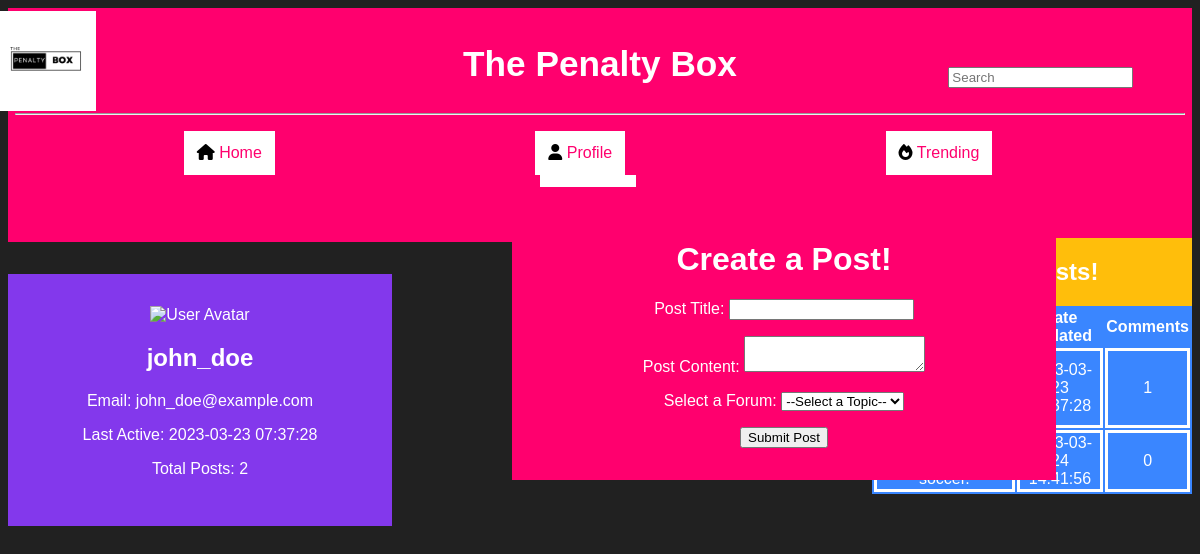
The app's page /profile.php (signed in) with its own data.
### tables this page shows
CREATE TABLE `users` (
  `user_id` bigint(20) UNSIGNED NOT NULL,
  `username` varchar(50) NOT NULL,
  `email` varchar(50) NOT NULL,
  `password` varchar(255) NOT NULL,
  `updated_at` timestamp NOT NULL DEFAULT current_timestamp(),
  `is_admin` tinyint(1) DEFAULT 0
);

CREATE TABLE `posts` (
  `post_id` bigint(20) UNSIGNED NOT NULL,
  `topic_id` int(11) NOT NULL,
  `user_id` int(11) NOT NULL,
  `body` text NOT NULL,
  `updated_at` timestamp NOT NULL DEFAULT current_timestamp()
);

### profile.php (the view, shortened to what this page needs)
<?php
include 'config.php';
if(isset($_SESSION['user'])&& isset($_SESSION['$uid'])) {
  $user = $_SESSION['user'];
}else{
  $user = null;
  $uid = null;
}
?>
<!DOCTYPE html>
<html lang="en">
<head>
    <link rel="stylesheet" href="./css/styles.css">
</head>
<body>
    <header>
        <nav class = "navbar">
            <h1>The Penalty Box</h1>
            <img class = "logo" src = "Penalty.png" width="100em" height="100em">
             <form action="search.php" method="GET">
            <input type="text" name = "search" placeholder="Search">
          </form>
            <hr>
            <ul>
                <li><i class="fa-solid fa-house"></i><a href = "index.php"> Home</a></li>
                <li><i class="fa-solid fa-user"></i><a href = "profile.php"> Profile</a></li>
                <li><i class="fa-solid fa-fire"></i><a href = "trending.php"> Trending</a></li>
                <?php
                  if($user == '' || $user == null){
                    echo " <li><i class='fa-solid fa-right-to-bracket'></i><a href = 'login.html'> Login</a></li>";
                  }else{
                    echo " <li><i class='fa-solid fa-right-to-bracket'></i><a href = 'logout.php'> Logout</a></li>";
                  }
                ?>
            </ul>
        </nav>
    </header>
    <div class="profile-overview">
        <?php
        $sql = "SELECT U.user_id, U.email, U.updated_at, COUNT(P.post_id) as numPost FROM users U JOIN posts P ON U.user_id = P.user_id WHERE U.user_id = ".$_SESSION['$uid'].";";
        $res = $pdo->query($sql);
        while($row = $res->fetch()){
        $updated = $row['updated_at'];
        $numPost = $row['numPost'];
        }
        ?>
        <img src="user-avatar.jpg" alt="User Avatar">
        <h2><?php echo $_SESSION['user'] ?></h2>
        <p>Email: <?php echo $_SESSION['email'] ?> </p>
        <p>Last Active: <?php echo $updated ?></p>
        <p>Total Posts: <?php echo $numPost ?></p>
    </div>
    <div class = "proContain">
        <table class="recent-posts">
            <h2>Your Posts!</h2>
            <thead>
              <tr>
                <th>Post Title</th>
                <th>Date Updated</th>
                <th>Comments</th>
              </tr>
            </thead>
            <tbody>
        <?php
            $sql = "SELECT U.user_id, P.body, P.updated_at, P.post_id FROM users U JOIN posts P ON  P.user_id = U.user_id  WHERE U.user_id = ".$_SESSION['$uid'].";";
            $res = $pdo->query($sql);
            while($row = $res->fetch()){
                $sql3 = "SELECT COUNT(comment_id) as comment_id1 FROM comments WHERE post_id =".$row['post_id'].";";
                $res2 = $pdo->query($sql3);
                while ($row2 = $res2->fetch()){
                    $numcom = $row2['comment_id1'];
                }
                echo "<tr>";
                echo    "<td><a href='#'>".$row['body']."</a></td>";
                echo    "<td>".$row['updated_at']."</td>";
                echo    "<td><a href='#'>".$numcom."</a></td>";
                echo "</tr>";
            }
        ?>
            </tbody>
        </table>
        </div>
    <div class = "create-post">
        <h1>Create a Post!</h1>
        <form action="Create_Post.php" method="get">
            <p>
            <label for="post_title">Post Title:</label>
            <input type="text" id="post_title" name="post_title" required>
            </p>
            <label for="post_content">Post Content:</label>
            <textarea id="post_content" name="post_content" required></textarea>
            <p>
            <label for="post_forum">Select a Forum:</label>
            <select id="post_forum" name="post_forum" required>
              <option value="">--Select a Topic--</option>
            </select>
            </p>
            <button type="submit">Submit Post</button>
          </form>
    </div>
</body>
</html>

### css/styles.css (style rules this page uses)
body { background-image: url('bg.jpg'); background-color: #212121 ; font-family: Arial, Helvetica, sans-serif; }
i { color: black; }
.logo { position: absolute; top: .7em; right : 92% }
.navbar { background-color:#ff006e ; color: white; text-align: center; padding: 7px; }
header h1 { font-size: 2.2em; }
header input { position : absolute; top: 5em; right: 5em; }
.navbar li { display: inline-block; background-color: white; margin-right: 10em; margin-left: 6em; padding: 10px; border: solid ; }
.navbar a { text-decoration: none; color: #ff006e ; }
.profile-overview { background-color: #8338ec; color: white; text-align: center; margin-top: 2em; width: 20em; padding: 2em; }
.proContain { background-color:#ffbe0b; position: relative; float: right; color: white; text-align: center; width: 20em; bottom: 18em; }
.recent-posts { background-color:#3a86ff; color: white; text-align: center; }
.recent-posts td { border: solid white; }
.recent-posts a { color: white; text-decoration: none; }
.create-post { background-color: #ff006e; color: white; width: 30em; position: absolute; left: 32em; bottom: 20em; padding: 2em; text-align: center; }

### records on screen
users: updated_at "2023-03-23 07:37:28"
posts: updated_at "2023-03-23 07:37:28", numcom "1"
posts: updated_at "2023-03-24 14:41:56", numcom "0"

### other values on screen
$_SESSION['user'] "john_doe"
$_SESSION['email'] "john_doe@example.com"
$numPost "2"
